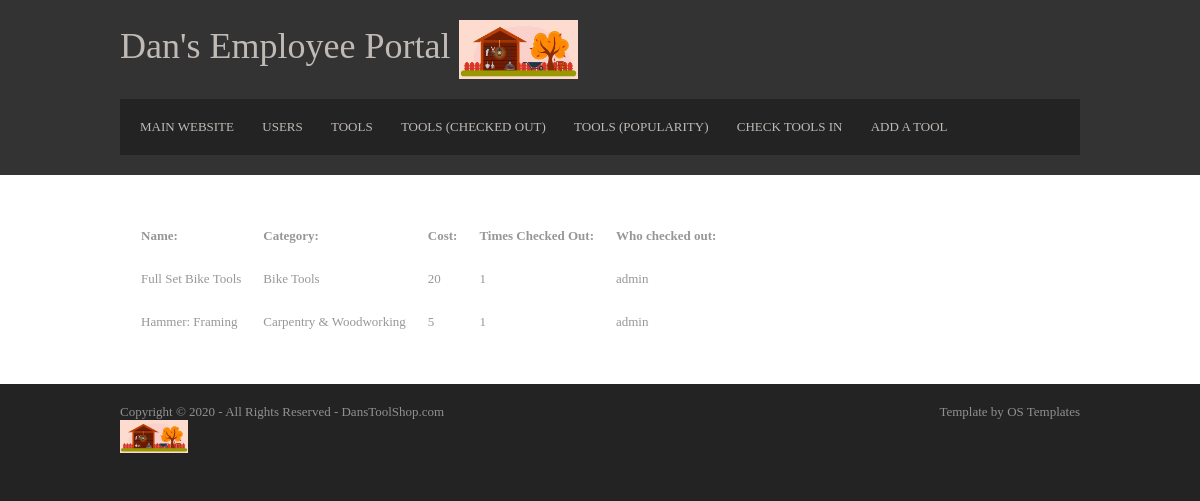
/Toolshop/Employee/tools/checked_out (signed in), run on an earlier commit of the app's database.
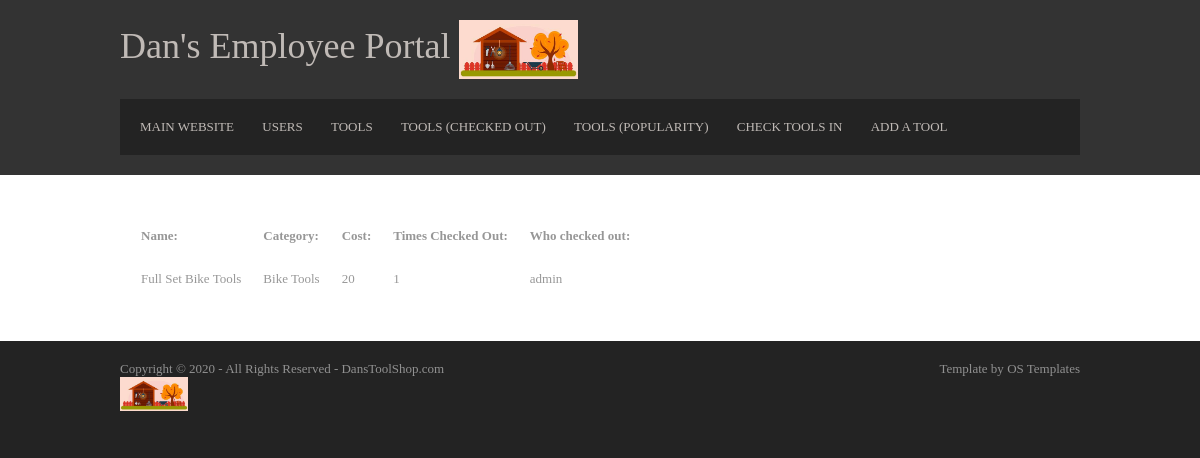
And on a later commit of the database.
### Toolshop/models.py (models this page shows, shortened)
class Tool(models.Model):
    name = models.CharField(max_length=100)
    category = models.CharField(max_length=100)
    times_checked_out = models.IntegerField()
    cost = models.IntegerField()
    condition = models.TextField(blank=True)  # Blank here means "Can be blank" sometimes.
    is_checked_out = models.BooleanField(default=False)
    date_checked_out = models.DateTimeField(blank=True, null=True)  # Blank\null here means "Can be blank" sometimes.
    who_checked_out = models.CharField(max_length=100, blank=True)  # Blank here means "Can be blank" sometimes.

### Toolshop/views.py (the view)
# urls.py: path('Employee/tools/<str:sort_by>', views.reports_tools, name='reports_tools'),
@permission_required('user.is_staff')
def reports_tools(request, sort_by):
    if sort_by == "checked_out":
        tools_list = Tool.objects.filter(is_checked_out=True)
    elif sort_by == "popularity":
        tools_list = Tool.objects.order_by("-times_checked_out")
    else:
        tools_list = Tool.objects.all()
    context = {
        'tools_list': tools_list,
    }
    return render(request, 'Toolshop/reports_tools.html', context)

### Toolshop/templates/Toolshop/reports_tools.html (shortened to what this page needs)
<!DOCTYPE html>
<html lang="en" dir="ltr">
<head>
  {% load static %}
  <link rel="stylesheet" href="{% static 'Toolshop/layout.css' %}">
</head>
<body>
<div class="wrapper row1">
  <header id="header" class="clear">
    <div id="hgroup">
      <h1><a href="{% url 'Toolshop:index' %}">Dan's Employee Portal
      <img src="{% static 'Toolshop/logo.jpg' %}" style="width:15%"></a></h1>
    </div>
    <nav>
      <ul>
        <li><a href="{% url 'Toolshop:index' %}">Main Website</a></li>
        <li><a href="{% url 'Toolshop:reports_users' %}">Users</a></li>
        <li><a href="{% url 'Toolshop:reports_tools' sort_by='all' %}">Tools</a></li>
        <li><a href="{% url 'Toolshop:reports_tools' sort_by='checked_out' %}">Tools (Checked out)</a></li>
        <li><a href="{% url 'Toolshop:reports_tools' sort_by='popularity' %}">Tools (Popularity)</a></li>
        <li><a href="{% url 'Toolshop:check_in' %}">Check Tools In</a></li>
        <li><a href="{% url 'Toolshop:add_tool' %}">Add a tool</a></li>
      </ul>
    </nav>
  </header>
</div>
<div class="wrapper row2">
  <div id="container" class="clear">
    <div id="homepage">
      {% if tools_list %}
		<table cellspacing="20">
          <tr>
            <th>Name:</th>
            <th>Category:</th>
            <th>Cost:</th>
            <th>Times Checked Out:</th>
            <th>Who checked out:</th>
          </tr>
			{% for tool in tools_list %}
          <tr>
            <td>{{tool.name}}</td>
            <td>{{tool.category}}</td>
            <td>{{tool.cost}}</td>
            <td>{{tool.times_checked_out}}</td>
            <td>
              {% if tool.who_checked_out %}
                {{tool.who_checked_out}}
              {% else %}
                Not currently checked out.
              {% endif %}
            </td>
          </tr>
			{% endfor %}
		</table>
		{% else %}
    		<p>No tools found.</p>
		{% endif %}
    </div>
  </div>
</div>
<div class="wrapper row3">
  <footer id="footer" class="clear">
    <p class="fl_left">Copyright &copy; 2020 - All Rights Reserved - <a href="#">DansToolShop.com<br><img src="{% static 'Toolshop/logo.jpg' %}" style="width:15%"> </a></p>
    <p class="fl_right">Template by <a target="_blank" href="https://www.os-templates.com/" title="Free Website Templates">OS Templates</a></p>
  </footer>
</div>
</body>
</html>

### Toolshop/static/Toolshop/layout.css (style rules this page uses)
html { overflow-y:scroll; }
body { margin:0; padding:0; font-size:13px; font-family:Georgia, "Times New Roman", Times, serif; color:#919191; background-color:#232323; }
.clear:after { content:"."; display:block; height:0; clear:both; visibility:hidden; line-height:0; }
.clear { display:block; clear:both; }
a { outline:none; text-decoration:none; }
.fl_left { float:left; }
.fl_right { float:right; }
img { margin:0; padding:0; border:none; line-height:normal; vertical-align:middle; }
address, article, aside, figcaption, figure, footer, header, nav, section { display:block; margin:0; padding:0; }
div.wrapper { display:block; width:100%; margin:0; padding:0; text-align:left; }
.row1, .row1 a { color:#C0BAB6; background-color:#333333; }
.row2 { color:#979797; background-color:#FFFFFF; }
.row3, .row3 a { color:#919191; background-color:#232323; }
#header, #container, #footer { display:block; width:960px; margin:0 auto; }
nav ul { margin:0; padding:0; list-style:none; }
h1, h2, h3, h4, h5, h6 { margin:0; padding:0; font-size:16px; font-weight:bold; font-style:normal; line-height:normal; text-transform:uppercase; }
#header { padding:20px 0; }
#header #hgroup { float:left; margin:0 0 20px 0; }
#header #hgroup h1, #header #hgroup h2 { font-weight:normal; text-transform:none; }
#header #hgroup h1 { font-size:36px; }
#header nav { display:block; width:100%; margin:0; padding:20px 0; color:#C0BAB6; background-color:#232323; clear:both; }
#header nav ul { padding:0 20px; }
#header nav li { display:inline; margin-right:25px; text-transform:uppercase; }
#header nav li a { color:#C0BAB6; background-color:#232323; }
#container { padding:30px 0; }
#container #homepage { line-height:1.6em; }
* { box-sizing:border-box }
#footer { padding:20px 0; }
#footer p { margin:0; padding:0; }

What changed in the data, as far as the page shows it:
no longer on this page (row edited): Tool: name "Hammer: Framing", category "Carpentry & Woodworking", cost "5", times_checked_out "1", who_checked_out "admin"
